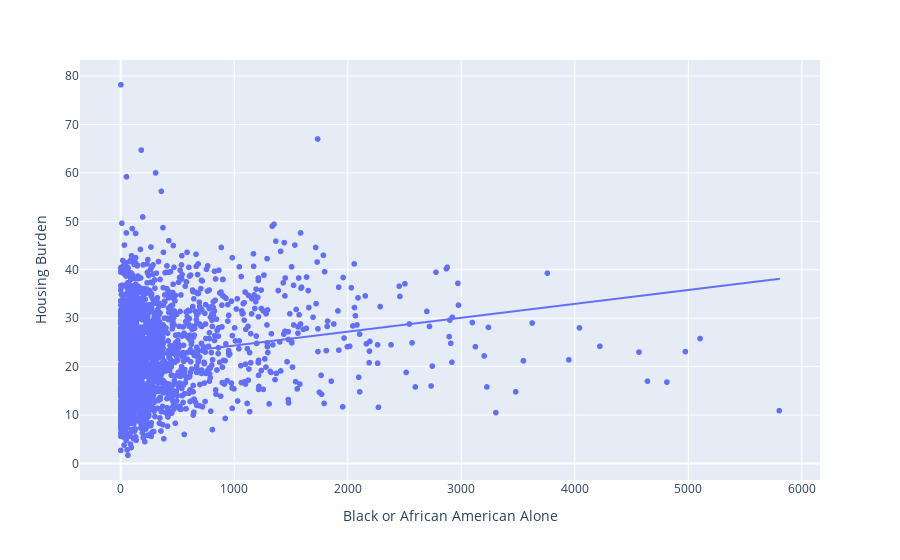

Write notebook code for a chart like this one.
### Code cell
fig = px.scatter(race_burden_df, x="Black or African American Alone", y="Housing Burden", trendline="ols")
fig.show()

### Figure 1 — Plotly figure (JSON) as saved in the notebook; plotly's stock layout.template omitted (floating-point values rounded to 4 significant figures; data arrays with more than 128 entries replaced by an {"elided": "..."} marker saying what was removed)
{"data": [{"hovertemplate": "Black or African American Alone=%{x}<br>Housing Burden=%{y}<extra></extra>", "legendgroup": "", "marker": {"color": "#636efa", "symbol": "circle"}, "mode": "markers", "name": "", "showlegend": false, "type": "scattergl", "x": {"elided": "2342 int values"}, "xaxis": "x", "y": {"elided": "2342 float values"}, "yaxis": "y"}, {"hovertemplate": "<b>OLS trendline</b><br>Housing Burden = 0.00286946 * Black or African American Alone + 21.4796<br>R<sup>2</sup>=0.034632<br><br>Black or African American Alone=%{x}<br>Housing Burden=%{y} <b>(trend)</b><extra></extra>", "legendgroup": "", "marker": {"color": "#636efa", "symbol": "circle"}, "mode": "lines", "name": "", "showlegend": false, "type": "scattergl", "x": {"elided": "2282 int values"}, "xaxis": "x", "y": {"elided": "2282 float values"}, "yaxis": "y"}], "layout": {"autosize": true, "legend": {"tracegroupgap": 0}, "margin": {"t": 60}, "xaxis": {"anchor": "y", "autorange": true, "domain": [0, 1], "range": [-344.1, 6145.0], "title": {"text": "Black or African American Alone"}, "type": "linear"}, "yaxis": {"anchor": "x", "autorange": true, "domain": [0, 1], "range": [-4.223, 84.12], "title": {"text": "Housing Burden"}, "type": "linear"}}}
